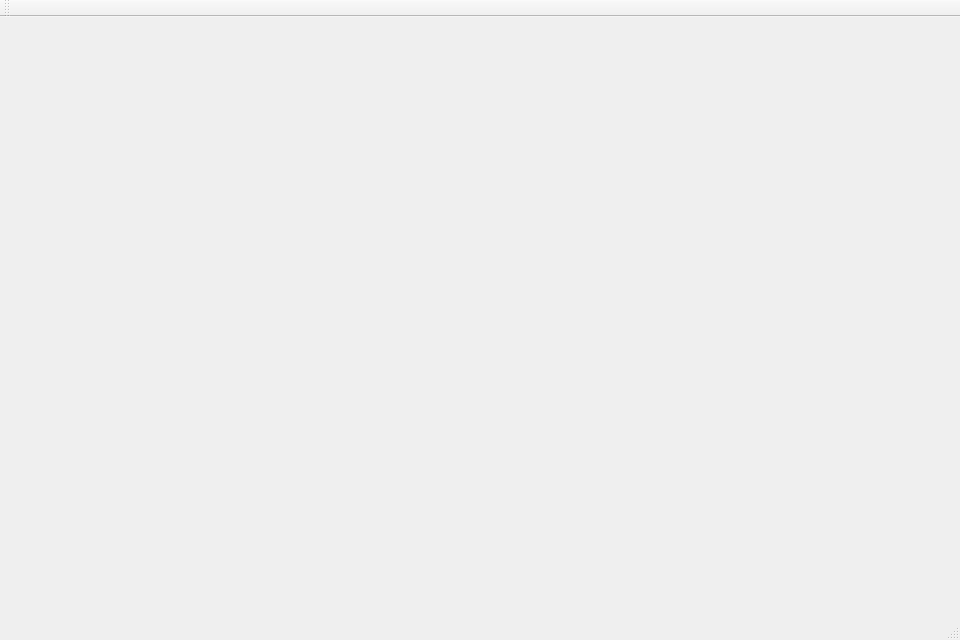
<?xml version="1.0" encoding="UTF-8"?>
<ui version="4.0">
 <class>MainWindow</class>
 <widget class="QMainWindow" name="MainWindow">
  <property name="geometry">
   <rect>
    <x>0</x>
    <y>0</y>
    <width>960</width>
    <height>640</height>
   </rect>
  </property>
  <property name="minimumSize">
   <size>
    <width>960</width>
    <height>640</height>
   </size>
  </property>
  <property name="maximumSize">
   <size>
    <width>960</width>
    <height>640</height>
   </size>
  </property>
  <property name="windowTitle">
   <string>MainWindow</string>
  </property>
  <widget class="QWidget" name="centralWidget"/>
  <widget class="QMenuBar" name="menuBar">
   <property name="geometry">
    <rect>
     <x>0</x>
     <y>0</y>
     <width>960</width>
     <height>26</height>
    </rect>
   </property>
  </widget>
  <widget class="QToolBar" name="mainToolBar">
   <attribute name="toolBarArea">
    <enum>TopToolBarArea</enum>
   </attribute>
   <attribute name="toolBarBreak">
    <bool>false</bool>
   </attribute>
  </widget>
  <widget class="QStatusBar" name="statusBar"/>
 </widget>
 <layoutdefault spacing="6" margin="11"/>
 <resources/>
 <connections/>
</ui>
